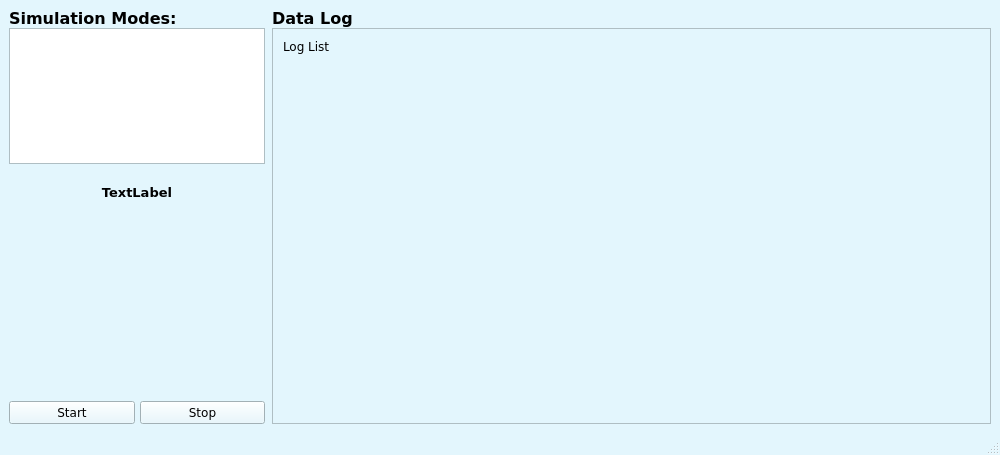
<?xml version="1.0" encoding="UTF-8"?>
<ui version="4.0">
 <class>MainWindow</class>
 <widget class="QMainWindow" name="MainWindow">
  <property name="geometry">
   <rect>
    <x>0</x>
    <y>0</y>
    <width>1000</width>
    <height>455</height>
   </rect>
  </property>
  <property name="palette">
   <palette>
    <active>
     <colorrole role="WindowText">
      <brush brushstyle="SolidPattern">
       <color alpha="255">
        <red>0</red>
        <green>0</green>
        <blue>0</blue>
       </color>
      </brush>
     </colorrole>
     <colorrole role="Button">
      <brush brushstyle="SolidPattern">
       <color alpha="255">
        <red>227</red>
        <green>246</green>
        <blue>253</blue>
       </color>
      </brush>
     </colorrole>
     <colorrole role="Light">
      <brush brushstyle="SolidPattern">
       <color alpha="255">
        <red>255</red>
        <green>255</green>
        <blue>255</blue>
       </color>
      </brush>
     </colorrole>
     <colorrole role="Midlight">
      <brush brushstyle="SolidPattern">
       <color alpha="255">
        <red>241</red>
        <green>250</green>
        <blue>254</blue>
       </color>
      </brush>
     </colorrole>
     <colorrole role="Dark">
      <brush brushstyle="SolidPattern">
       <color alpha="255">
        <red>113</red>
        <green>123</green>
        <blue>126</blue>
       </color>
      </brush>
     </colorrole>
     <colorrole role="Mid">
      <brush brushstyle="SolidPattern">
       <color alpha="255">
        <red>151</red>
        <green>164</green>
        <blue>169</blue>
       </color>
      </brush>
     </colorrole>
     <colorrole role="Text">
      <brush brushstyle="SolidPattern">
       <color alpha="255">
        <red>0</red>
        <green>0</green>
        <blue>0</blue>
       </color>
      </brush>
     </colorrole>
     <colorrole role="BrightText">
      <brush brushstyle="SolidPattern">
       <color alpha="255">
        <red>255</red>
        <green>255</green>
        <blue>255</blue>
       </color>
      </brush>
     </colorrole>
     <colorrole role="ButtonText">
      <brush brushstyle="SolidPattern">
       <color alpha="255">
        <red>0</red>
        <green>0</green>
        <blue>0</blue>
       </color>
      </brush>
     </colorrole>
     <colorrole role="Base">
      <brush brushstyle="SolidPattern">
       <color alpha="255">
        <red>255</red>
        <green>255</green>
        <blue>255</blue>
       </color>
      </brush>
     </colorrole>
     <colorrole role="Window">
      <brush brushstyle="SolidPattern">
       <color alpha="255">
        <red>227</red>
        <green>246</green>
        <blue>253</blue>
       </color>
      </brush>
     </colorrole>
     <colorrole role="Shadow">
      <brush brushstyle="SolidPattern">
       <color alpha="255">
        <red>0</red>
        <green>0</green>
        <blue>0</blue>
       </color>
      </brush>
     </colorrole>
     <colorrole role="AlternateBase">
      <brush brushstyle="SolidPattern">
       <color alpha="255">
        <red>241</red>
        <green>250</green>
        <blue>254</blue>
       </color>
      </brush>
     </colorrole>
     <colorrole role="ToolTipBase">
      <brush brushstyle="SolidPattern">
       <color alpha="255">
        <red>255</red>
        <green>255</green>
        <blue>220</blue>
       </color>
      </brush>
     </colorrole>
     <colorrole role="ToolTipText">
      <brush brushstyle="SolidPattern">
       <color alpha="255">
        <red>0</red>
        <green>0</green>
        <blue>0</blue>
       </color>
      </brush>
     </colorrole>
     <colorrole role="PlaceholderText">
      <brush brushstyle="SolidPattern">
       <color alpha="127">
        <red>0</red>
        <green>0</green>
        <blue>0</blue>
       </color>
      </brush>
     </colorrole>
     <colorrole role="Accent">
      <brush brushstyle="SolidPattern">
       <color alpha="255">
        <red>255</red>
        <green>255</green>
        <blue>255</blue>
       </color>
      </brush>
     </colorrole>
    </active>
    <inactive>
     <colorrole role="WindowText">
      <brush brushstyle="SolidPattern">
       <color alpha="255">
        <red>0</red>
        <green>0</green>
        <blue>0</blue>
       </color>
      </brush>
     </colorrole>
     <colorrole role="Button">
      <brush brushstyle="SolidPattern">
       <color alpha="255">
        <red>227</red>
        <green>246</green>
        <blue>253</blue>
       </color>
      </brush>
     </colorrole>
     <colorrole role="Light">
      <brush brushstyle="SolidPattern">
       <color alpha="255">
        <red>255</red>
        <green>255</green>
        <blue>255</blue>
       </color>
      </brush>
     </colorrole>
     <colorrole role="Midlight">
      <brush brushstyle="SolidPattern">
       <color alpha="255">
        <red>241</red>
        <green>250</green>
        <blue>254</blue>
       </color>
      </brush>
     </colorrole>
     <colorrole role="Dark">
      <brush brushstyle="SolidPattern">
       <color alpha="255">
        <red>113</red>
        <green>123</green>
        <blue>126</blue>
       </color>
      </brush>
     </colorrole>
     <colorrole role="Mid">
      <brush brushstyle="SolidPattern">
       <color alpha="255">
        <red>151</red>
        <green>164</green>
        <blue>169</blue>
       </color>
      </brush>
     </colorrole>
     <colorrole role="Text">
      <brush brushstyle="SolidPattern">
       <color alpha="255">
        <red>0</red>
        <green>0</green>
        <blue>0</blue>
       </color>
      </brush>
     </colorrole>
     <colorrole role="BrightText">
      <brush brushstyle="SolidPattern">
       <color alpha="255">
        <red>255</red>
        <green>255</green>
        <blue>255</blue>
       </color>
      </brush>
     </colorrole>
     <colorrole role="ButtonText">
      <brush brushstyle="SolidPattern">
       <color alpha="255">
        <red>0</red>
        <green>0</green>
        <blue>0</blue>
       </color>
      </brush>
     </colorrole>
     <colorrole role="Base">
      <brush brushstyle="SolidPattern">
       <color alpha="255">
        <red>255</red>
        <green>255</green>
        <blue>255</blue>
       </color>
      </brush>
     </colorrole>
     <colorrole role="Window">
      <brush brushstyle="SolidPattern">
       <color alpha="255">
        <red>227</red>
        <green>246</green>
        <blue>253</blue>
       </color>
      </brush>
     </colorrole>
     <colorrole role="Shadow">
      <brush brushstyle="SolidPattern">
       <color alpha="255">
        <red>0</red>
        <green>0</green>
        <blue>0</blue>
       </color>
      </brush>
     </colorrole>
     <colorrole role="AlternateBase">
      <brush brushstyle="SolidPattern">
       <color alpha="255">
        <red>241</red>
        <green>250</green>
        <blue>254</blue>
       </color>
      </brush>
     </colorrole>
     <colorrole role="ToolTipBase">
      <brush brushstyle="SolidPattern">
       <color alpha="255">
        <red>255</red>
        <green>255</green>
        <blue>220</blue>
       </color>
      </brush>
     </colorrole>
     <colorrole role="ToolTipText">
      <brush brushstyle="SolidPattern">
       <color alpha="255">
        <red>0</red>
        <green>0</green>
        <blue>0</blue>
       </color>
      </brush>
     </colorrole>
     <colorrole role="PlaceholderText">
      <brush brushstyle="SolidPattern">
       <color alpha="127">
        <red>0</red>
        <green>0</green>
        <blue>0</blue>
       </color>
      </brush>
     </colorrole>
     <colorrole role="Accent">
      <brush brushstyle="SolidPattern">
       <color alpha="255">
        <red>255</red>
        <green>255</green>
        <blue>255</blue>
       </color>
      </brush>
     </colorrole>
    </inactive>
    <disabled>
     <colorrole role="WindowText">
      <brush brushstyle="SolidPattern">
       <color alpha="255">
        <red>113</red>
        <green>123</green>
        <blue>126</blue>
       </color>
      </brush>
     </colorrole>
     <colorrole role="Button">
      <brush brushstyle="SolidPattern">
       <color alpha="255">
        <red>227</red>
        <green>246</green>
        <blue>253</blue>
       </color>
      </brush>
     </colorrole>
     <colorrole role="Light">
      <brush brushstyle="SolidPattern">
       <color alpha="255">
        <red>255</red>
        <green>255</green>
        <blue>255</blue>
       </color>
      </brush>
     </colorrole>
     <colorrole role="Midlight">
      <brush brushstyle="SolidPattern">
       <color alpha="255">
        <red>241</red>
        <green>250</green>
        <blue>254</blue>
       </color>
      </brush>
     </colorrole>
     <colorrole role="Dark">
      <brush brushstyle="SolidPattern">
       <color alpha="255">
        <red>113</red>
        <green>123</green>
        <blue>126</blue>
       </color>
      </brush>
     </colorrole>
     <colorrole role="Mid">
      <brush brushstyle="SolidPattern">
       <color alpha="255">
        <red>151</red>
        <green>164</green>
        <blue>169</blue>
       </color>
      </brush>
     </colorrole>
     <colorrole role="Text">
      <brush brushstyle="SolidPattern">
       <color alpha="255">
        <red>113</red>
        <green>123</green>
        <blue>126</blue>
       </color>
      </brush>
     </colorrole>
     <colorrole role="BrightText">
      <brush brushstyle="SolidPattern">
       <color alpha="255">
        <red>255</red>
        <green>255</green>
        <blue>255</blue>
       </color>
      </brush>
     </colorrole>
     <colorrole role="ButtonText">
      <brush brushstyle="SolidPattern">
       <color alpha="255">
        <red>113</red>
        <green>123</green>
        <blue>126</blue>
       </color>
      </brush>
     </colorrole>
     <colorrole role="Base">
      <brush brushstyle="SolidPattern">
       <color alpha="255">
        <red>227</red>
        <green>246</green>
        <blue>253</blue>
       </color>
      </brush>
     </colorrole>
     <colorrole role="Window">
      <brush brushstyle="SolidPattern">
       <color alpha="255">
        <red>227</red>
        <green>246</green>
        <blue>253</blue>
       </color>
      </brush>
     </colorrole>
     <colorrole role="Shadow">
      <brush brushstyle="SolidPattern">
       <color alpha="255">
        <red>0</red>
        <green>0</green>
        <blue>0</blue>
       </color>
      </brush>
     </colorrole>
     <colorrole role="AlternateBase">
      <brush brushstyle="SolidPattern">
       <color alpha="255">
        <red>227</red>
        <green>246</green>
        <blue>253</blue>
       </color>
      </brush>
     </colorrole>
     <colorrole role="ToolTipBase">
      <brush brushstyle="SolidPattern">
       <color alpha="255">
        <red>255</red>
        <green>255</green>
        <blue>220</blue>
       </color>
      </brush>
     </colorrole>
     <colorrole role="ToolTipText">
      <brush brushstyle="SolidPattern">
       <color alpha="255">
        <red>0</red>
        <green>0</green>
        <blue>0</blue>
       </color>
      </brush>
     </colorrole>
     <colorrole role="PlaceholderText">
      <brush brushstyle="SolidPattern">
       <color alpha="127">
        <red>113</red>
        <green>123</green>
        <blue>126</blue>
       </color>
      </brush>
     </colorrole>
     <colorrole role="Accent">
      <brush brushstyle="SolidPattern">
       <color alpha="255">
        <red>255</red>
        <green>255</green>
        <blue>255</blue>
       </color>
      </brush>
     </colorrole>
    </disabled>
   </palette>
  </property>
  <property name="windowTitle">
   <string notr="true">MainWindow</string>
  </property>
  <property name="autoFillBackground">
   <bool>false</bool>
  </property>
  <widget class="QWidget" name="centralwidget">
   <layout class="QHBoxLayout" name="horizontalLayout">
    <item>
     <layout class="QGridLayout" name="gridLayout" columnstretch="0,2">
      <property name="leftMargin">
       <number>0</number>
      </property>
      <property name="horizontalSpacing">
       <number>7</number>
      </property>
      <item row="0" column="1">
       <layout class="QVBoxLayout" name="verticalLayout_2" stretch="0,0">
        <item>
         <widget class="QLabel" name="dataLabel">
          <property name="font">
           <font>
            <family>Verdana</family>
            <pointsize>12</pointsize>
            <bold>true</bold>
            <strikeout>false</strikeout>
           </font>
          </property>
          <property name="text">
           <string>Data Log</string>
          </property>
          <property name="textFormat">
           <enum>Qt::TextFormat::AutoText</enum>
          </property>
         </widget>
        </item>
        <item>
         <widget class="QScrollArea" name="scrollArea">
          <property name="font">
           <font>
            <family>Verdana</family>
           </font>
          </property>
          <property name="horizontalScrollBarPolicy">
           <enum>Qt::ScrollBarPolicy::ScrollBarAlwaysOff</enum>
          </property>
          <property name="widgetResizable">
           <bool>true</bool>
          </property>
          <widget class="QWidget" name="scrollAreaWidgetContents">
           <property name="geometry">
            <rect>
             <x>0</x>
             <y>0</y>
             <width>707</width>
             <height>346</height>
            </rect>
           </property>
           <widget class="QLabel" name="logLabel">
            <property name="geometry">
             <rect>
              <x>10</x>
              <y>10</y>
              <width>469</width>
              <height>349</height>
             </rect>
            </property>
            <property name="font">
             <font>
              <family>Verdana</family>
             </font>
            </property>
            <property name="text">
             <string>Log List</string>
            </property>
            <property name="alignment">
             <set>Qt::AlignmentFlag::AlignLeading|Qt::AlignmentFlag::AlignLeft|Qt::AlignmentFlag::AlignTop</set>
            </property>
           </widget>
          </widget>
         </widget>
        </item>
       </layout>
      </item>
      <item row="0" column="0">
       <layout class="QVBoxLayout" name="verticalLayout">
        <item>
         <widget class="QLabel" name="modeLabel">
          <property name="font">
           <font>
            <family>Verdana</family>
            <pointsize>12</pointsize>
            <bold>true</bold>
            <underline>false</underline>
           </font>
          </property>
          <property name="text">
           <string>Simulation Modes:</string>
          </property>
          <property name="textFormat">
           <enum>Qt::TextFormat::AutoText</enum>
          </property>
         </widget>
        </item>
        <item>
         <widget class="QListWidget" name="modeListWidget">
          <property name="font">
           <font>
            <family>Verdana</family>
            <pointsize>10</pointsize>
           </font>
          </property>
         </widget>
        </item>
        <item>
         <spacer name="horizontalSpacer_2">
          <property name="orientation">
           <enum>Qt::Orientation::Horizontal</enum>
          </property>
          <property name="sizeHint" stdset="0">
           <size>
            <width>40</width>
            <height>20</height>
           </size>
          </property>
         </spacer>
        </item>
        <item>
         <widget class="QLabel" name="errorLabel">
          <property name="font">
           <font>
            <family>Verdana</family>
            <pointsize>10</pointsize>
            <bold>true</bold>
           </font>
          </property>
          <property name="layoutDirection">
           <enum>Qt::LayoutDirection::LeftToRight</enum>
          </property>
          <property name="text">
           <string>TextLabel</string>
          </property>
          <property name="alignment">
           <set>Qt::AlignmentFlag::AlignCenter</set>
          </property>
         </widget>
        </item>
        <item>
         <spacer name="horizontalSpacer">
          <property name="orientation">
           <enum>Qt::Orientation::Horizontal</enum>
          </property>
          <property name="sizeHint" stdset="0">
           <size>
            <width>40</width>
            <height>200</height>
           </size>
          </property>
         </spacer>
        </item>
        <item>
         <layout class="QHBoxLayout" name="horizontalLayout_2" stretch="2,0,2">
          <item>
           <widget class="QPushButton" name="startButton">
            <property name="font">
             <font>
              <family>Verdana</family>
             </font>
            </property>
            <property name="text">
             <string>Start</string>
            </property>
           </widget>
          </item>
          <item>
           <spacer name="verticalSpacer">
            <property name="orientation">
             <enum>Qt::Orientation::Vertical</enum>
            </property>
            <property name="sizeHint" stdset="0">
             <size>
              <width>5</width>
              <height>10</height>
             </size>
            </property>
           </spacer>
          </item>
          <item>
           <widget class="QPushButton" name="stopButton">
            <property name="font">
             <font>
              <family>Verdana</family>
             </font>
            </property>
            <property name="text">
             <string>Stop</string>
            </property>
           </widget>
          </item>
         </layout>
        </item>
       </layout>
      </item>
     </layout>
    </item>
   </layout>
  </widget>
  <widget class="QMenuBar" name="menubar">
   <property name="geometry">
    <rect>
     <x>0</x>
     <y>0</y>
     <width>1000</width>
     <height>25</height>
    </rect>
   </property>
  </widget>
  <widget class="QStatusBar" name="statusbar"/>
 </widget>
 <resources/>
 <connections/>
</ui>
